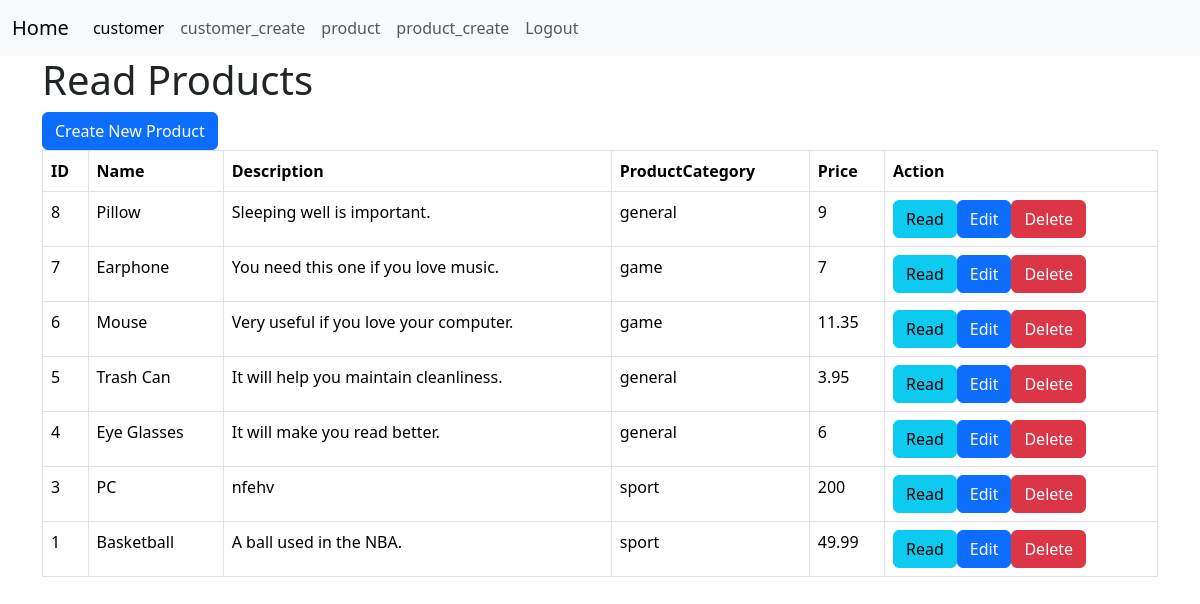
/product_listing.php (signed in), run on an earlier commit of the app's database.
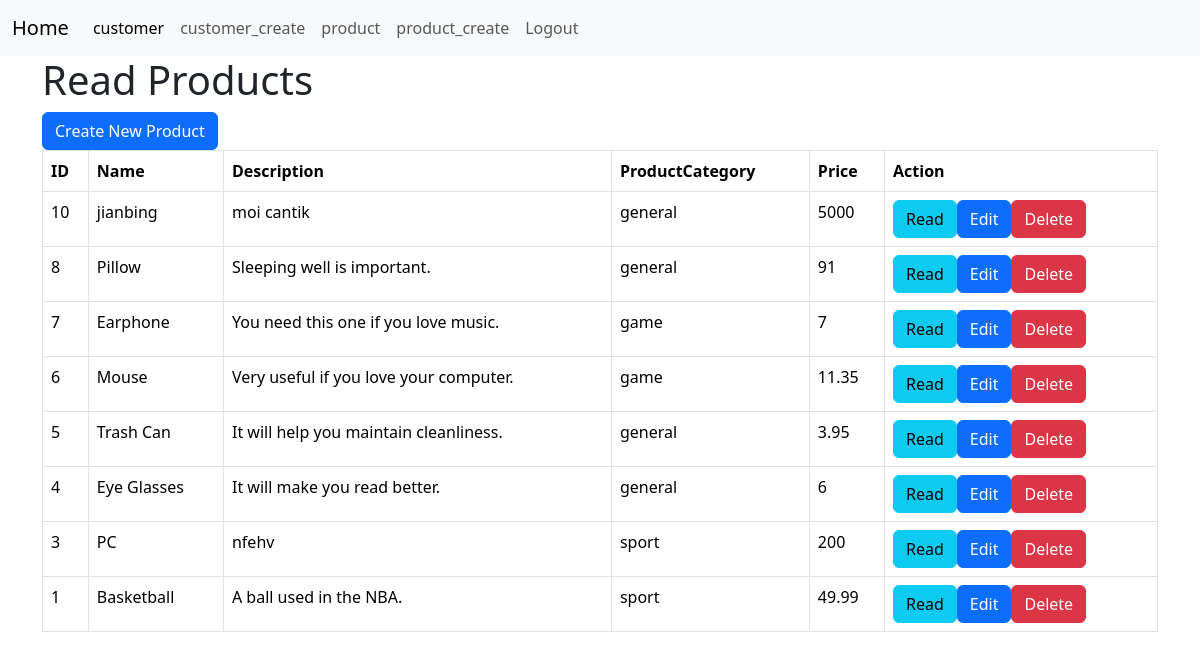
And on a later commit of the database.
### tables this page shows
CREATE TABLE IF NOT EXISTS `products` (
  `id` int NOT NULL AUTO_INCREMENT,
  `name` varchar(128) NOT NULL,
  `description` text NOT NULL,
  `product_cat` int NOT NULL,
  `price` double NOT NULL,
  `promotion_price` int NOT NULL,
  `created` datetime NOT NULL,
  `modified` timestamp NOT NULL DEFAULT CURRENT_TIMESTAMP ON UPDATE CURRENT_TIMESTAMP,
  `manufacture_date` datetime NOT NULL,
  `expired_date` datetime NOT NULL,
  PRIMARY KEY (`id`)
);

CREATE TABLE IF NOT EXISTS `product_cat` (
  `product_cat_id` int NOT NULL,
  `product_cat_name` varchar(50) NOT NULL,
  `product_cat_description` text NOT NULL,
  PRIMARY KEY (`product_cat_id`)
);

### product_listing.php (the view, shortened to what this page needs)
<!DOCTYPE HTML>
<?php
include "menu.php";
?>
<html>
<head>
    <link href="https://cdn.jsdelivr.net/npm/bootstrap@5.3.3/dist/css/bootstrap.min.css" rel="stylesheet">
</head>
<body>
    <div class="container">
        <div class="page-header">
            <h1>Read Products</h1>
        </div>
        <?php
        include 'config/database.php';
        $query = "SELECT id, name, description, price, product_cat_name FROM products
        INNER JOIN product_cat on products.product_cat =product_cat.product_cat_id ORDER BY id DESC";
        $stmt = $con->prepare($query);
        $stmt->execute();
        $num = $stmt->rowCount();
        echo "<a href='create.php' class='btn btn-primary m-b-1em'>Create New Product</a>";
        if ($num > 0) {
            echo "<table class='table table-hover table-responsive table-bordered'>";
            echo "<tr>";
            echo "<th>ID</th>";
            echo "<th>Name</th>";
            echo "<th>Description</th>";
            echo "<th>ProductCategory</th>";
            echo "<th>Price</th>";
            echo "<th>Action</th>";
            echo "</tr>";
            while ($row = $stmt->fetch(PDO::FETCH_ASSOC)) {
                extract($row);
                echo "<tr>";
                echo "<td>{$id}</td>";
                echo "<td>{$name}</td>";
                echo "<td>{$description}</td>";
                echo "<td>{$product_cat_name}</td>";
                echo "<td>{$price}</td>";
                echo "<td>";
                echo "<a href='product_details.php?id={$id}' class='btn btn-info m-r-1em'>Read</a>";
                echo "<a href='product_update.php?id={$id}' class='btn btn-primary m-r-1em'>Edit</a>";
                echo "<a href='#' onclick='delete_user({$id});'  class='btn btn-danger'>Delete</a>";
                echo "</td>";
                echo "</tr>";
            }
            echo "</table>";
        }
        else {
            echo "<div class='alert alert-danger'>No records found.</div>";
        }
        ?>
    </div>
</body>
</html>

What changed in the data, as far as the page shows it:
added products: id "10", name "jianbing", description "moi cantik", product_cat.product_cat_name "general", price "5000"
changed products "Pillow": price "9" → "91"
